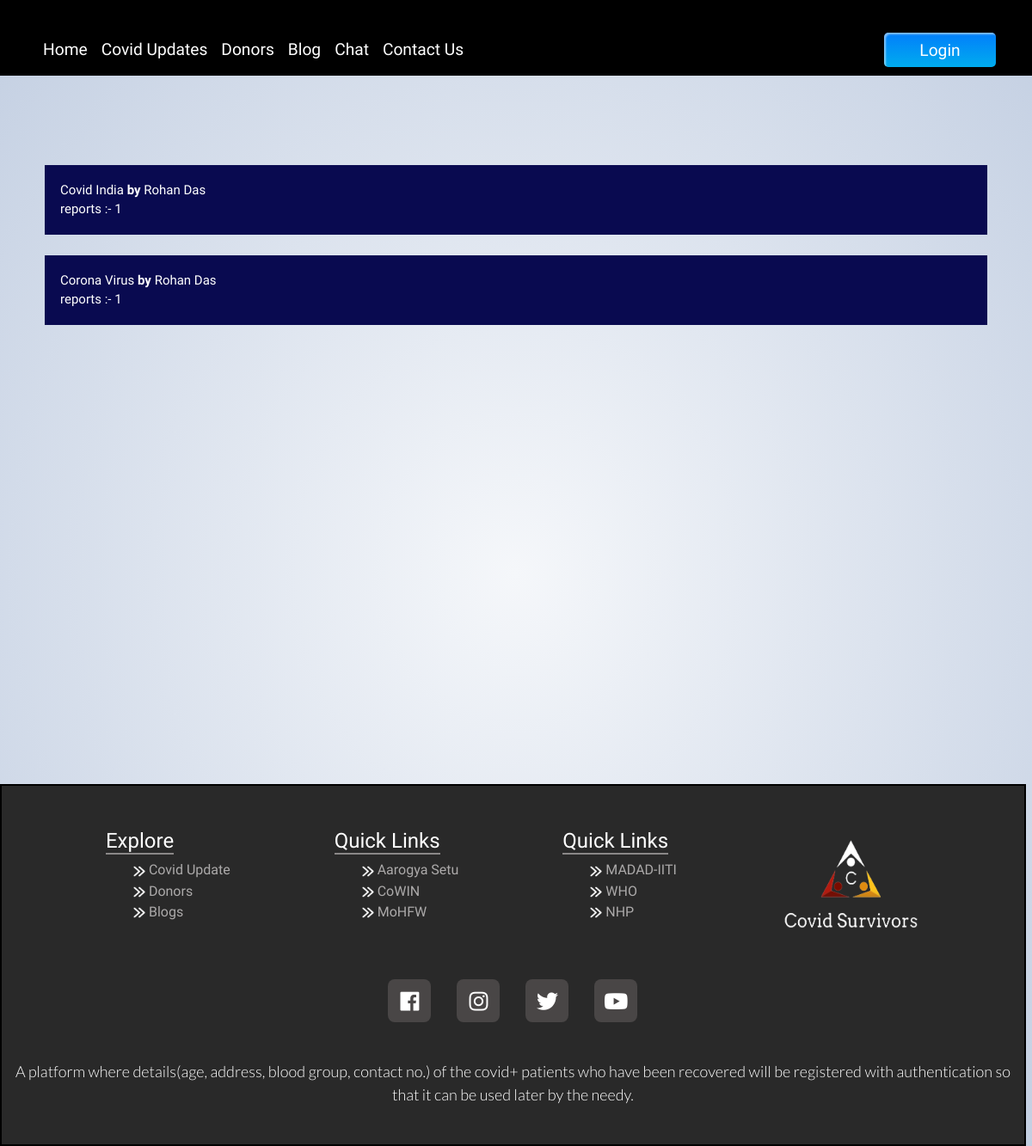
The app's page /reportedblogs, older data.
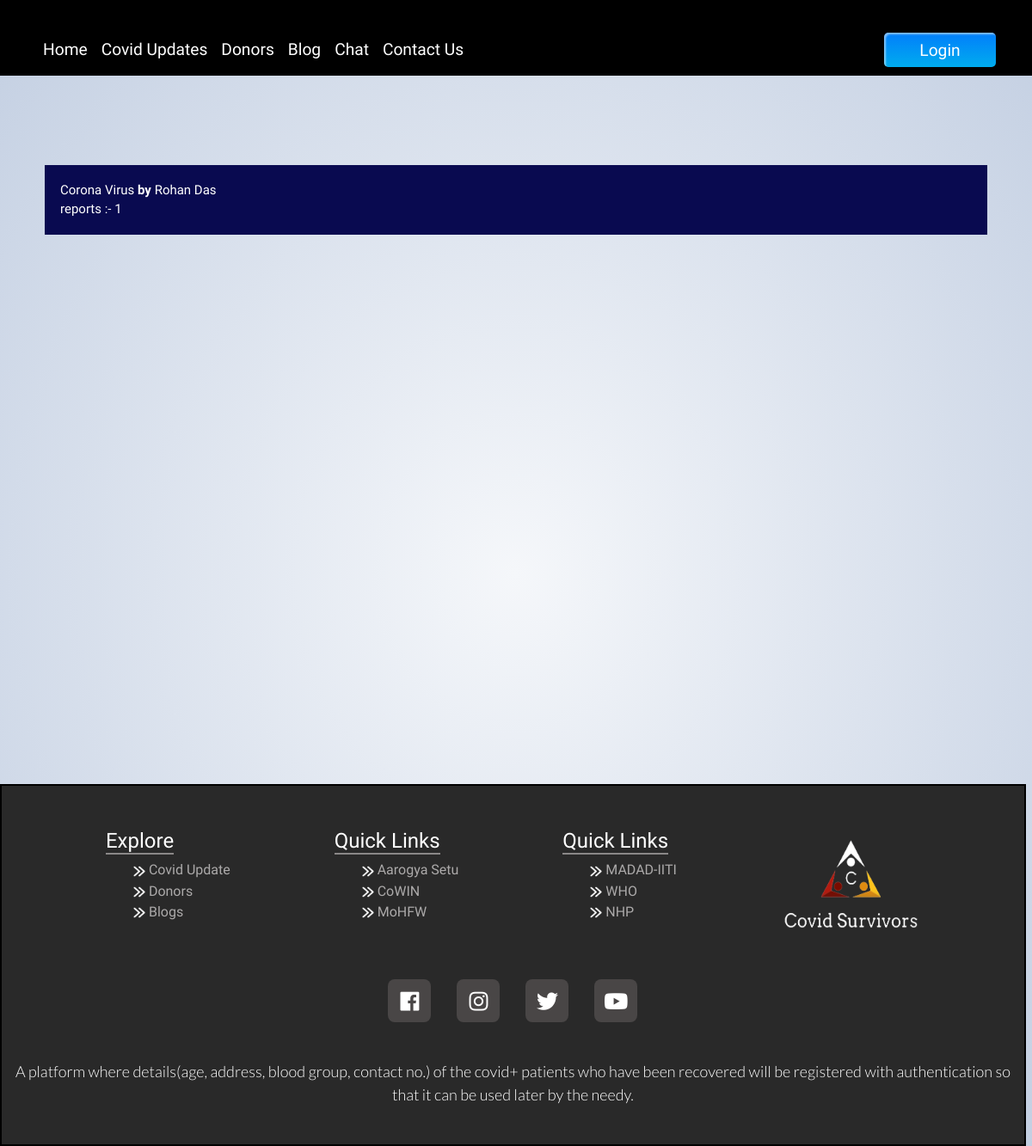
The same page, newer data.
### blog/models.py (models this page shows, shortened)
class Report(models.Model):
    rno=models.AutoField(primary_key=True)
    blog_sno=models.CharField(max_length=50)
    title=models.CharField(max_length=255)
    rep_by=models.CharField(max_length=50)
    author=models.CharField(max_length=50)
    Timestamp=models.CharField(max_length=50)
    report=models.TextField()

### home/views.py (the view)
# urls.py: path("reportedblogs", views.reportedblogs, name='reportedblogs'),
def reportedblogs(request):
    post = Report.objects.all().order_by('rno')
    li = []
    for p in post:
        p_in_l=False
        for l in li:
            if ( p.blog_sno == l["sno"]):
                p_in_l=True
                o1 ={
                "name":p.rep_by,
                "rep" : p.report,
                "time" : p.Timestamp,
                    }
                l["reps"].append(o1)
        if(p_in_l == False):
            o = {
            "sno" : p.blog_sno,
            "title" : p.title,
            "author":p.author,
            "reps":[{
                        "name":p.rep_by,
                        "rep" : p.report,
                        "time" : p.Timestamp,
                                            }]
                }
            li.append(o)
    return render(request, 'home/Blog_r.html', {"r":li})

### templates/home/Blog_r.html (shortened to what this page needs)
{% extends 'base.html' %}
{% block body %}
<div class="container my-4">
<div id="boxx">
  {% for rep in r %}
  <div class="mar my-4">
    <button type="button" class="collapsible">{{rep.title}} <b> by</b>  {{rep.author}} <br> reports :- {{rep.reps | length}} </button>
  </div>
  {% endfor %}
</div>
</div>
{% endblock body %}

Row changes from the older to the newer data that the page shows:
removed Report: title "Covid India", author "Rohan Das"
Text that changed along with them:
list line gone: "by reports :- 1"
